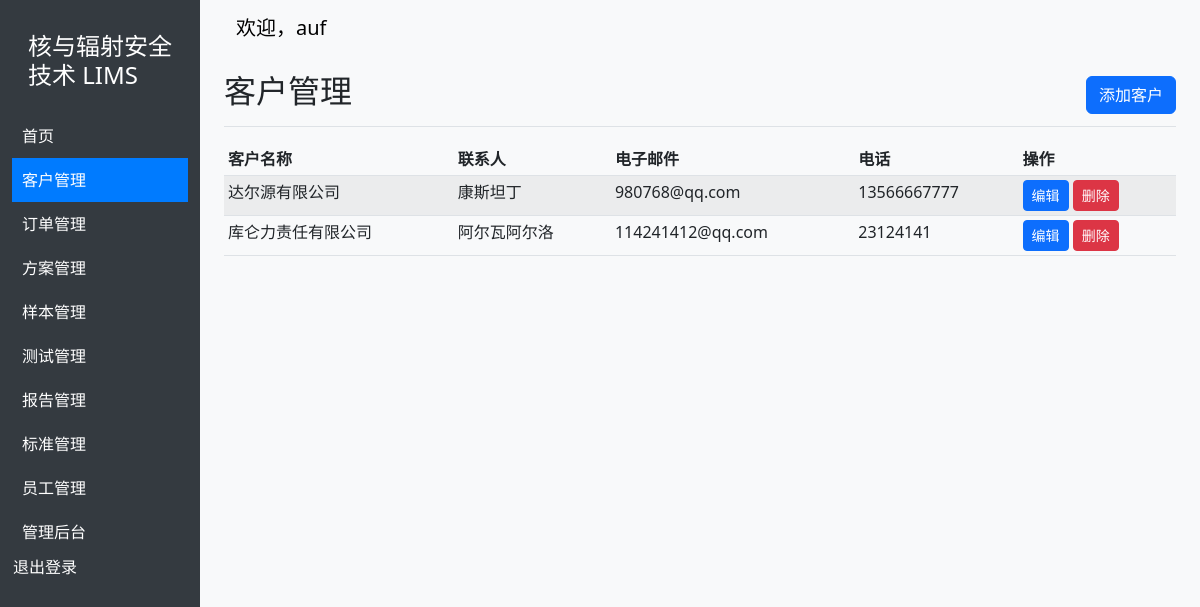
Screenshot of /clients/ (signed in) with the database file from the repository.
### core/models.py (models this page shows, shortened)
class Client(models.Model):
    name = models.CharField(max_length=255, verbose_name='客户名称')
    contact_person = models.CharField(max_length=255, verbose_name='联系人')
    email = models.EmailField(verbose_name='电子邮件')
    phone = models.CharField(max_length=20, verbose_name='电话')
    address = models.TextField(verbose_name='地址')
    created_by = models.ForeignKey(User, on_delete=models.SET_NULL, null=True, verbose_name='创建人')
    created_at = models.DateTimeField(auto_now_add=True, verbose_name='创建时间')
    updated_at = models.DateTimeField(auto_now=True, verbose_name='更新时间')
    class Meta:
        verbose_name = '客户'
        verbose_name_plural = '客户'

### core/views.py (the view)
# urls.py: path('clients/', views.client_list, name='client_list'),
@login_required
def client_list(request):
    clients = Client.objects.all()
    return render(request, 'core/client_list.html', {'clients': clients})

### core/templates/core/client_list.html (shortened to what this page needs)
{% extends 'core/base.html' %}
{% block content %}
    <div class="d-flex justify-content-between flex-wrap flex-md-nowrap align-items-center pt-3 pb-2 mb-3 border-bottom">
        <h1 class="h2">客户管理</h1>
        <div class="btn-toolbar mb-2 mb-md-0">
            <a href="/admin/core/client/add/" class="btn btn-primary">
                添加客户
            </a>
        </div>
    </div>
    <div class="table-responsive">
        <table class="table table-striped table-sm">
            <thead>
                <tr>
                    <th>客户名称</th>
                    <th>联系人</th>
                    <th>电子邮件</th>
                    <th>电话</th>
                    <th>操作</th>
                </tr>
            </thead>
            <tbody>
                {% for client in clients %}
                <tr>
                    <td>{{ client.name }}</td>
                    <td>{{ client.contact_person }}</td>
                    <td>{{ client.email }}</td>
                    <td>{{ client.phone }}</td>
                    <td>
                        <a href="/admin/core/client/{{ client.id }}/change/" class="btn btn-sm btn-primary">编辑</a>
                        <form action="{% url 'client_delete' client.id %}" method="POST" style="display: inline;">
                            <button type="submit" class="btn btn-sm btn-danger" onclick="return confirm('确定要删除这个客户吗？');">删除</button>
                        </form>
                    </td>
                </tr>
                {% endfor %}
            </tbody>
        </table>
    </div>
{% endblock %}

### core/templates/core/base.html (shortened to what this page needs)
<!DOCTYPE html>
<html lang="zh-CN">
<head>
    {% load static %}
    <link rel="stylesheet" href="{% static 'css/bootstrap.min.css' %}">
</head>
<body>
    <div class="container-fluid">
        <div class="row">
            {% if user.is_authenticated %}
            <nav class="col-md-3 col-lg-2 d-md-block sidebar">
                <div class="position-sticky pt-3">
                    <h4 class="text-white p-3">核与辐射安全技术 LIMS</h4>
                    <ul class="nav flex-column">
                        <li class="nav-item">
                            <a class="nav-link {% if request.path == '/' %}active{% endif %}" href="{% url 'home' %}">
                                首页
                            </a>
                        </li>
                        <li class="nav-item">
                            <a class="nav-link {% if request.path == '/clients/' %}active{% endif %}" href="{% url 'client_list' %}">
                                客户管理
                            </a>
                        </li>
                        <li class="nav-item">
                            <a class="nav-link {% if request.path == '/orders/' %}active{% endif %}" href="{% url 'order_list' %}">
                                订单管理
                            </a>
                        </li>
                        <li class="nav-item">
                            <a class="nav-link {% if request.path == '/project_orders/' or '/project_orders/' in request.path %}active{% endif %}" href="{% url 'project_order_list' %}">
                                方案管理
                            </a>
                        </li>
                        <li class="nav-item">
                            <a class="nav-link {% if request.path == '/samples/' %}active{% endif %}" href="{% url 'sample_list' %}">
                                样本管理
                            </a>
                        </li>
                        <li class="nav-item">
                            <a class="nav-link {% if request.path == '/tests/' %}active{% endif %}" href="{% url 'test_list' %}">
                                测试管理
                            </a>
                        </li>
                        <li class="nav-item">
                            <a class="nav-link {% if request.path == '/reports/' %}active{% endif %}" href="{% url 'report_list' %}">
                                报告管理
                            </a>
                        </li>
                        <li class="nav-item">
                            <a class="nav-link {% if request.path == '/standards/' %}active{% endif %}" href="{% url 'standard_list' %}">
                                标准管理
                            </a>
                        </li>
                        <li class="nav-item">
                            <a class="nav-link {% if request.path == '/staff/' %}active{% endif %}" href="/staff/">
                                员工管理
                            </a>
                        </li>
                        {% if user.is_staff %}
                        <li class="nav-item">
                            <a class="nav-link" href="/admin/">
                                管理后台
                            </a>
                        </li>
                        {% endif %}
                        <li class="nav-item">
                            <form method="post" action="{% url 'logout' %}">
                                <button type="submit" class="nav-link btn btn-link text-white p-0">退出登录</button>
                            </form>
                        </li>
                    </ul>
                </div>
            </nav>
            {% endif %}
            <main class="col-md-9 ms-sm-auto col-lg-10 px-md-4">
                {% if user.is_authenticated %}
                <nav class="navbar navbar-expand-lg navbar-light bg-light">
                    <div class="container-fluid">
                        <div class="navbar-brand">欢迎，{{ user.username }}</div>
                    </div>
                </nav>
                {% endif %}
                {% block content %}
                {% endblock %}
            </main>
        </div>
    </div>
</body>
</html>

### core/templates/core/base.html (style rules this page uses)
body { background-color: #f8f9fa; }
.sidebar { min-height: 100vh; background-color: #343a40; }
.sidebar a { color: white; text-decoration: none; display: block; padding: 10px; }
.sidebar .active { background-color: #007bff; }

### rows the page displays
Client: name "达尔源有限公司", contact_person "康斯坦丁", email "980768@qq.com", phone "13566667777"
Client: name "库仑力责任有限公司", contact_person "阿尔瓦阿尔洛", email "114241412@qq.com", phone "23124141"

### other values shown
{{ user.username }} "auf"
